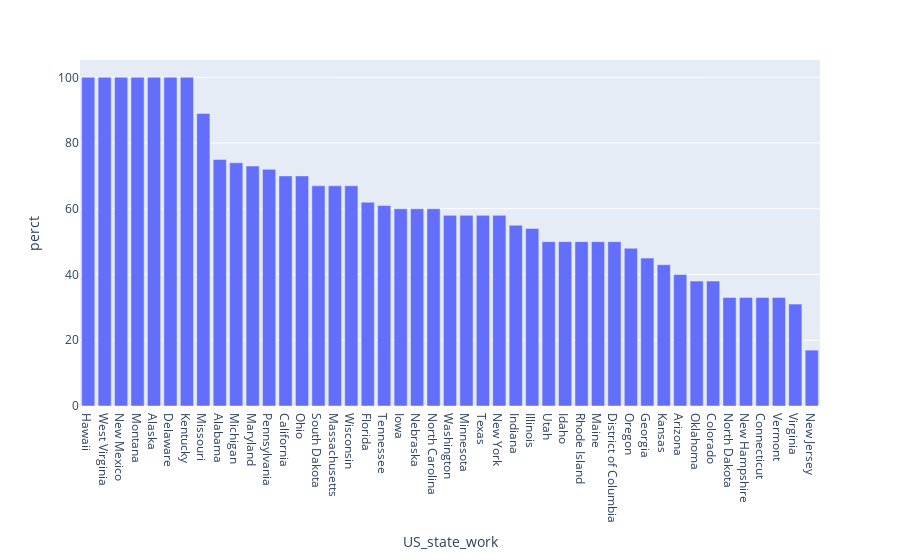

The cell this chart's notebook holds for it:
### Code cell
fig = px.bar(dfi, x='US_state_work', y='perct')
fig.show()

### Figure 1 — Plotly figure (JSON) as saved in the notebook; plotly's stock layout.template omitted (floating-point values rounded to 4 significant figures)
{"data": [{"alignmentgroup": "True", "hovertemplate": "US_state_work=%{x}<br>perct=%{y}<extra></extra>", "legendgroup": "", "marker": {"color": "#636efa", "pattern": {"shape": ""}}, "name": "", "offsetgroup": "", "orientation": "v", "showlegend": false, "textposition": "auto", "type": "bar", "x": ["Hawaii", "West Virginia", "New Mexico", "Montana", "Alaska", "Delaware", "Kentucky", "Missouri", "Alabama", "Michigan", "Maryland", "Pennsylvania", "California", "Ohio", "South Dakota", "Massachusetts", "Wisconsin", "Florida", "Tennessee", "Iowa", "Nebraska", "North Carolina", "Washington", "Minnesota", "Texas", "New York", "Indiana", "Illinois", "Utah", "Idaho", "Rhode Island", "Maine", "District of Columbia", "Oregon", "Georgia", "Kansas", "Arizona", "Oklahoma", "Colorado", "North Dakota", "New Hampshire", "Connecticut", "Vermont", "Virginia", "New Jersey"], "xaxis": "x", "y": [100, 100, 100, 100, 100, 100, 100, 89, 75, 74, 73, 72, 70, 70, 67, 67, 67, 62, 61, 60, 60, 60, 58, 58, 58, 58, 55, 54, 50, 50, 50, 50, 50, 48, 45, 43, 40, 38, 38, 33, 33, 33, 33, 31, 17], "yaxis": "y"}], "layout": {"barmode": "relative", "legend": {"tracegroupgap": 0}, "margin": {"t": 60}, "xaxis": {"anchor": "y", "domain": [0, 1], "title": {"text": "US_state_work"}}, "yaxis": {"anchor": "x", "domain": [0, 1], "title": {"text": "perct"}}}}
